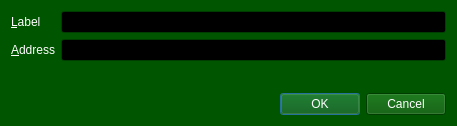
<?xml version="1.0" encoding="UTF-8"?>
<ui version="4.0">
 <class>EditAddressDialog</class>
 <widget class="QDialog" name="EditAddressDialog">
  <property name="geometry">
   <rect>
    <x>0</x>
    <y>0</y>
    <width>457</width>
    <height>126</height>
   </rect>
  </property>
  <property name="palette">
   <palette>
    <active>
     <colorrole role="WindowText">
      <brush brushstyle="SolidPattern">
       <color alpha="255">
        <red>255</red>
        <green>255</green>
        <blue>255</blue>
       </color>
      </brush>
     </colorrole>
     <colorrole role="Button">
      <brush brushstyle="SolidPattern">
       <color alpha="255">
        <red>0</red>
        <green>85</green>
        <blue>0</blue>
       </color>
      </brush>
     </colorrole>
     <colorrole role="Light">
      <brush brushstyle="SolidPattern">
       <color alpha="255">
        <red>0</red>
        <green>127</green>
        <blue>0</blue>
       </color>
      </brush>
     </colorrole>
     <colorrole role="Midlight">
      <brush brushstyle="SolidPattern">
       <color alpha="255">
        <red>0</red>
        <green>106</green>
        <blue>0</blue>
       </color>
      </brush>
     </colorrole>
     <colorrole role="Dark">
      <brush brushstyle="SolidPattern">
       <color alpha="255">
        <red>0</red>
        <green>42</green>
        <blue>0</blue>
       </color>
      </brush>
     </colorrole>
     <colorrole role="Mid">
      <brush brushstyle="SolidPattern">
       <color alpha="255">
        <red>0</red>
        <green>56</green>
        <blue>0</blue>
       </color>
      </brush>
     </colorrole>
     <colorrole role="Text">
      <brush brushstyle="SolidPattern">
       <color alpha="255">
        <red>255</red>
        <green>255</green>
        <blue>255</blue>
       </color>
      </brush>
     </colorrole>
     <colorrole role="BrightText">
      <brush brushstyle="SolidPattern">
       <color alpha="255">
        <red>255</red>
        <green>255</green>
        <blue>255</blue>
       </color>
      </brush>
     </colorrole>
     <colorrole role="ButtonText">
      <brush brushstyle="SolidPattern">
       <color alpha="255">
        <red>255</red>
        <green>255</green>
        <blue>255</blue>
       </color>
      </brush>
     </colorrole>
     <colorrole role="Base">
      <brush brushstyle="SolidPattern">
       <color alpha="255">
        <red>0</red>
        <green>0</green>
        <blue>0</blue>
       </color>
      </brush>
     </colorrole>
     <colorrole role="Window">
      <brush brushstyle="SolidPattern">
       <color alpha="255">
        <red>0</red>
        <green>85</green>
        <blue>0</blue>
       </color>
      </brush>
     </colorrole>
     <colorrole role="Shadow">
      <brush brushstyle="SolidPattern">
       <color alpha="255">
        <red>0</red>
        <green>0</green>
        <blue>0</blue>
       </color>
      </brush>
     </colorrole>
     <colorrole role="AlternateBase">
      <brush brushstyle="SolidPattern">
       <color alpha="255">
        <red>0</red>
        <green>42</green>
        <blue>0</blue>
       </color>
      </brush>
     </colorrole>
     <colorrole role="ToolTipBase">
      <brush brushstyle="SolidPattern">
       <color alpha="255">
        <red>255</red>
        <green>255</green>
        <blue>220</blue>
       </color>
      </brush>
     </colorrole>
     <colorrole role="ToolTipText">
      <brush brushstyle="SolidPattern">
       <color alpha="255">
        <red>0</red>
        <green>0</green>
        <blue>0</blue>
       </color>
      </brush>
     </colorrole>
     <colorrole role="PlaceholderText">
      <brush brushstyle="SolidPattern">
       <color alpha="128">
        <red>255</red>
        <green>255</green>
        <blue>255</blue>
       </color>
      </brush>
     </colorrole>
    </active>
    <inactive>
     <colorrole role="WindowText">
      <brush brushstyle="SolidPattern">
       <color alpha="255">
        <red>255</red>
        <green>255</green>
        <blue>255</blue>
       </color>
      </brush>
     </colorrole>
     <colorrole role="Button">
      <brush brushstyle="SolidPattern">
       <color alpha="255">
        <red>0</red>
        <green>85</green>
        <blue>0</blue>
       </color>
      </brush>
     </colorrole>
     <colorrole role="Light">
      <brush brushstyle="SolidPattern">
       <color alpha="255">
        <red>0</red>
        <green>127</green>
        <blue>0</blue>
       </color>
      </brush>
     </colorrole>
     <colorrole role="Midlight">
      <brush brushstyle="SolidPattern">
       <color alpha="255">
        <red>0</red>
        <green>106</green>
        <blue>0</blue>
       </color>
      </brush>
     </colorrole>
     <colorrole role="Dark">
      <brush brushstyle="SolidPattern">
       <color alpha="255">
        <red>0</red>
        <green>42</green>
        <blue>0</blue>
       </color>
      </brush>
     </colorrole>
     <colorrole role="Mid">
      <brush brushstyle="SolidPattern">
       <color alpha="255">
        <red>0</red>
        <green>56</green>
        <blue>0</blue>
       </color>
      </brush>
     </colorrole>
     <colorrole role="Text">
      <brush brushstyle="SolidPattern">
       <color alpha="255">
        <red>255</red>
        <green>255</green>
        <blue>255</blue>
       </color>
      </brush>
     </colorrole>
     <colorrole role="BrightText">
      <brush brushstyle="SolidPattern">
       <color alpha="255">
        <red>255</red>
        <green>255</green>
        <blue>255</blue>
       </color>
      </brush>
     </colorrole>
     <colorrole role="ButtonText">
      <brush brushstyle="SolidPattern">
       <color alpha="255">
        <red>255</red>
        <green>255</green>
        <blue>255</blue>
       </color>
      </brush>
     </colorrole>
     <colorrole role="Base">
      <brush brushstyle="SolidPattern">
       <color alpha="255">
        <red>0</red>
        <green>0</green>
        <blue>0</blue>
       </color>
      </brush>
     </colorrole>
     <colorrole role="Window">
      <brush brushstyle="SolidPattern">
       <color alpha="255">
        <red>0</red>
        <green>85</green>
        <blue>0</blue>
       </color>
      </brush>
     </colorrole>
     <colorrole role="Shadow">
      <brush brushstyle="SolidPattern">
       <color alpha="255">
        <red>0</red>
        <green>0</green>
        <blue>0</blue>
       </color>
      </brush>
     </colorrole>
     <colorrole role="AlternateBase">
      <brush brushstyle="SolidPattern">
       <color alpha="255">
        <red>0</red>
        <green>42</green>
        <blue>0</blue>
       </color>
      </brush>
     </colorrole>
     <colorrole role="ToolTipBase">
      <brush brushstyle="SolidPattern">
       <color alpha="255">
        <red>255</red>
        <green>255</green>
        <blue>220</blue>
       </color>
      </brush>
     </colorrole>
     <colorrole role="ToolTipText">
      <brush brushstyle="SolidPattern">
       <color alpha="255">
        <red>0</red>
        <green>0</green>
        <blue>0</blue>
       </color>
      </brush>
     </colorrole>
     <colorrole role="PlaceholderText">
      <brush brushstyle="SolidPattern">
       <color alpha="128">
        <red>255</red>
        <green>255</green>
        <blue>255</blue>
       </color>
      </brush>
     </colorrole>
    </inactive>
    <disabled>
     <colorrole role="WindowText">
      <brush brushstyle="SolidPattern">
       <color alpha="255">
        <red>0</red>
        <green>42</green>
        <blue>0</blue>
       </color>
      </brush>
     </colorrole>
     <colorrole role="Button">
      <brush brushstyle="SolidPattern">
       <color alpha="255">
        <red>0</red>
        <green>85</green>
        <blue>0</blue>
       </color>
      </brush>
     </colorrole>
     <colorrole role="Light">
      <brush brushstyle="SolidPattern">
       <color alpha="255">
        <red>0</red>
        <green>127</green>
        <blue>0</blue>
       </color>
      </brush>
     </colorrole>
     <colorrole role="Midlight">
      <brush brushstyle="SolidPattern">
       <color alpha="255">
        <red>0</red>
        <green>106</green>
        <blue>0</blue>
       </color>
      </brush>
     </colorrole>
     <colorrole role="Dark">
      <brush brushstyle="SolidPattern">
       <color alpha="255">
        <red>0</red>
        <green>42</green>
        <blue>0</blue>
       </color>
      </brush>
     </colorrole>
     <colorrole role="Mid">
      <brush brushstyle="SolidPattern">
       <color alpha="255">
        <red>0</red>
        <green>56</green>
        <blue>0</blue>
       </color>
      </brush>
     </colorrole>
     <colorrole role="Text">
      <brush brushstyle="SolidPattern">
       <color alpha="255">
        <red>0</red>
        <green>42</green>
        <blue>0</blue>
       </color>
      </brush>
     </colorrole>
     <colorrole role="BrightText">
      <brush brushstyle="SolidPattern">
       <color alpha="255">
        <red>255</red>
        <green>255</green>
        <blue>255</blue>
       </color>
      </brush>
     </colorrole>
     <colorrole role="ButtonText">
      <brush brushstyle="SolidPattern">
       <color alpha="255">
        <red>0</red>
        <green>42</green>
        <blue>0</blue>
       </color>
      </brush>
     </colorrole>
     <colorrole role="Base">
      <brush brushstyle="SolidPattern">
       <color alpha="255">
        <red>0</red>
        <green>85</green>
        <blue>0</blue>
       </color>
      </brush>
     </colorrole>
     <colorrole role="Window">
      <brush brushstyle="SolidPattern">
       <color alpha="255">
        <red>0</red>
        <green>85</green>
        <blue>0</blue>
       </color>
      </brush>
     </colorrole>
     <colorrole role="Shadow">
      <brush brushstyle="SolidPattern">
       <color alpha="255">
        <red>0</red>
        <green>0</green>
        <blue>0</blue>
       </color>
      </brush>
     </colorrole>
     <colorrole role="AlternateBase">
      <brush brushstyle="SolidPattern">
       <color alpha="255">
        <red>0</red>
        <green>85</green>
        <blue>0</blue>
       </color>
      </brush>
     </colorrole>
     <colorrole role="ToolTipBase">
      <brush brushstyle="SolidPattern">
       <color alpha="255">
        <red>255</red>
        <green>255</green>
        <blue>220</blue>
       </color>
      </brush>
     </colorrole>
     <colorrole role="ToolTipText">
      <brush brushstyle="SolidPattern">
       <color alpha="255">
        <red>0</red>
        <green>0</green>
        <blue>0</blue>
       </color>
      </brush>
     </colorrole>
     <colorrole role="PlaceholderText">
      <brush brushstyle="SolidPattern">
       <color alpha="128">
        <red>255</red>
        <green>255</green>
        <blue>255</blue>
       </color>
      </brush>
     </colorrole>
    </disabled>
   </palette>
  </property>
  <property name="windowTitle">
   <string>Edit Address</string>
  </property>
  <layout class="QVBoxLayout" name="verticalLayout">
   <item>
    <layout class="QFormLayout" name="formLayout">
     <property name="fieldGrowthPolicy">
      <enum>QFormLayout::AllNonFixedFieldsGrow</enum>
     </property>
     <item row="0" column="0">
      <widget class="QLabel" name="label">
       <property name="text">
        <string>&amp;Label</string>
       </property>
       <property name="buddy">
        <cstring>labelEdit</cstring>
       </property>
      </widget>
     </item>
     <item row="0" column="1">
      <widget class="QLineEdit" name="labelEdit">
       <property name="toolTip">
        <string>The label associated with this address list entry</string>
       </property>
      </widget>
     </item>
     <item row="1" column="0">
      <widget class="QLabel" name="label_2">
       <property name="text">
        <string>&amp;Address</string>
       </property>
       <property name="buddy">
        <cstring>addressEdit</cstring>
       </property>
      </widget>
     </item>
     <item row="1" column="1">
      <widget class="QValidatedLineEdit" name="addressEdit">
       <property name="toolTip">
        <string>The address associated with this address list entry. This can only be modified for sending addresses.</string>
       </property>
      </widget>
     </item>
    </layout>
   </item>
   <item>
    <widget class="QDialogButtonBox" name="buttonBox">
     <property name="orientation">
      <enum>Qt::Horizontal</enum>
     </property>
     <property name="standardButtons">
      <set>QDialogButtonBox::Cancel|QDialogButtonBox::Ok</set>
     </property>
    </widget>
   </item>
  </layout>
 </widget>
 <customwidgets>
  <customwidget>
   <class>QValidatedLineEdit</class>
   <extends>QLineEdit</extends>
   <header>qvalidatedlineedit.h</header>
  </customwidget>
 </customwidgets>
 <resources/>
 <connections>
  <connection>
   <sender>buttonBox</sender>
   <signal>accepted()</signal>
   <receiver>EditAddressDialog</receiver>
   <slot>accept()</slot>
   <hints>
    <hint type="sourcelabel">
     <x>20</x>
     <y>20</y>
    </hint>
    <hint type="destinationlabel">
     <x>20</x>
     <y>20</y>
    </hint>
   </hints>
  </connection>
  <connection>
   <sender>buttonBox</sender>
   <signal>rejected()</signal>
   <receiver>EditAddressDialog</receiver>
   <slot>reject()</slot>
   <hints>
    <hint type="sourcelabel">
     <x>20</x>
     <y>20</y>
    </hint>
    <hint type="destinationlabel">
     <x>20</x>
     <y>20</y>
    </hint>
   </hints>
  </connection>
 </connections>
</ui>
